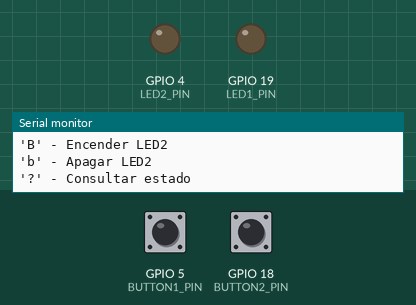
Recording of a sketch running on a simulated ESP32. On the bench: output pins drawn as LEDs (lit = HIGH), the last lines printed to the serial monitor. The test bench sets the inputs (shaded band); at power-on: GPIO 5 (BUTTON1_PIN) HIGH, GPIO 18 (BUTTON2_PIN) HIGH. Nothing arrives over Bluetooth unless stated.

Above: at 1.2 s.
1.3 s: GPIO 5 (BUTTON1_PIN) pulled LOW for 0.15 s
At 2.2 s:
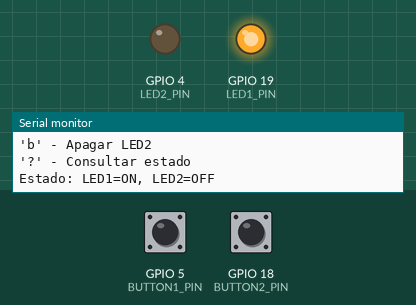
2.9 s: GPIO 18 (BUTTON2_PIN) pulled LOW for 0.15 s
At 3.4 s:
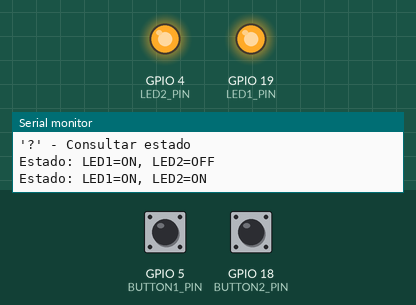
4.5 s: GPIO 5 (BUTTON1_PIN) pulled LOW for 1 s
At 5.9 s:
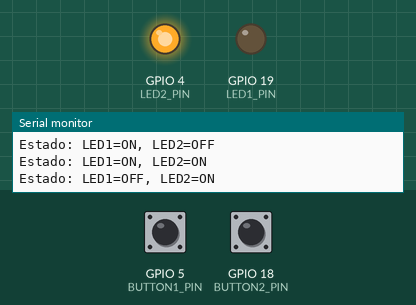
8.5 s: GPIO 18 (BUTTON2_PIN) pulled LOW for 1 s
At 9.6 s:
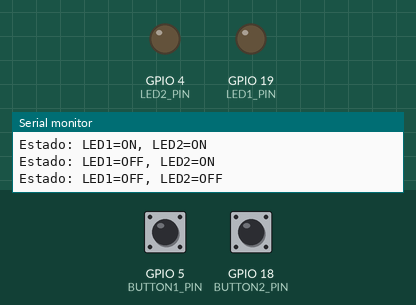
11.0 s: GPIO 18 (BUTTON2_PIN) pulled LOW for 3.2 s
At 11.9 s:
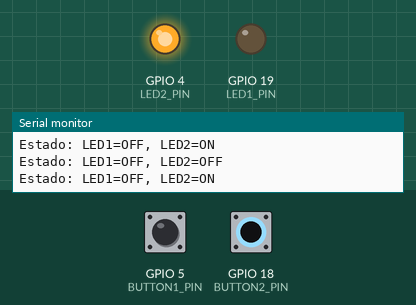
Timing chart, 0 to 14.0 s (numbered marks = the images above; inputs shaded):
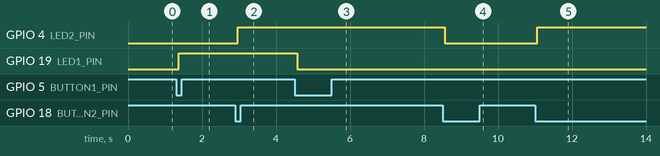

The sketch:

dos_led.ino
```cpp
#include "BluetoothSerial.h"

// Verificación de Bluetooth habilitado
#if !defined(CONFIG_BT_ENABLED) || !defined(CONFIG_BLUEDROID_ENABLED)
#error Bluetooth no está habilitado
#endif

// Verificación de comunicación serial Bluetooth
#if !defined(CONFIG_BT_SPP_ENABLED)
#error Comunicación Serial Bluetooth no habilitada
#endif

// Definición de pines
#define LED1_PIN 19      // LED 1
#define LED2_PIN 4      // LED 2
#define BUTTON1_PIN 5   // Botón para LED 1
#define BUTTON2_PIN 18  // Botón para LED 2

// Comandos Bluetooth
const char CMD_LED1_ON = 'A';
const char CMD_LED1_OFF = 'a';
const char CMD_LED2_ON = 'B';
const char CMD_LED2_OFF = 'b';
const char CMD_STATUS = '?';

BluetoothSerial SerialBT;

void setup() {
  // Inicialización de comunicación serial
  Serial.begin(115200);

  // Configuración de pines
  pinMode(LED1_PIN, OUTPUT);
  pinMode(LED2_PIN, OUTPUT);
  pinMode(BUTTON1_PIN, INPUT_PULLUP);
  pinMode(BUTTON2_PIN, INPUT_PULLUP);

  // Inicialización Bluetooth
  SerialBT.begin("ESP32 Control Dual");
  Serial.println("Dispositivo iniciado. Listo para conexión Bluetooth");
  printInstructions();

  // Estado inicial
  updateLEDs();
}

void loop() {
  // Control por Bluetooth
  handleBluetooth();

  // Control por botones físicos
  handleButtons();

  delay(20);
}

void handleBluetooth() {
  if (SerialBT.available()) {
    char receivedChar = (char)SerialBT.read();
    Serial.print("Comando BT recibido: ");
    Serial.println(receivedChar);

    switch(receivedChar) {
      case CMD_LED1_ON:
        digitalWrite(LED1_PIN, HIGH);
        sendStatus();
        break;
      case CMD_LED1_OFF:
        digitalWrite(LED1_PIN, LOW);
        sendStatus();
        break;
      case CMD_LED2_ON:
        digitalWrite(LED2_PIN, HIGH);
        sendStatus();
        break;
      case CMD_LED2_OFF:
        digitalWrite(LED2_PIN, LOW);
        sendStatus();
        break;
      case CMD_STATUS:
        sendStatus();
        break;
      default:
        SerialBT.println("Comando no válido");
        printInstructions();
    }
  }
}

void handleButtons() {
  // Control de botón para LED1
  if (digitalRead(BUTTON1_PIN) == LOW) {
    delay(50); // Anti-rebote
    digitalWrite(LED1_PIN, !digitalRead(LED1_PIN));
    sendStatus();
    while(digitalRead(BUTTON1_PIN) == LOW); // Espera a soltar el botón
  }

  // Control de botón para LED2
  if (digitalRead(BUTTON2_PIN) == LOW) {
    delay(50); // Anti-rebote
    digitalWrite(LED2_PIN, !digitalRead(LED2_PIN));
    sendStatus();
    while(digitalRead(BUTTON2_PIN) == LOW); // Espera a soltar el botón
  }
}

void updateLEDs() {
  // Actualiza el estado físico de los LEDs según sus pines
  // (Función para posibles expansiones)
}

void sendStatus() {
  String status = "Estado: LED1=";
  status += digitalRead(LED1_PIN) ? "ON" : "OFF";
  status += ", LED2=";
  status += digitalRead(LED2_PIN) ? "ON" : "OFF";

  SerialBT.println(status);
  Serial.println(status);
}

void printInstructions() {
  String instructions = "Comandos disponibles:\n";
  instructions += "'A' - Encender LED1\n";
  instructions += "'a' - Apagar LED1\n";
  instructions += "'B' - Encender LED2\n";
  instructions += "'b' - Apagar LED2\n";
  instructions += "'?' - Consultar estado";

  SerialBT.println(instructions);
  Serial.println(instructions);
}
```

Measured:
- after the input at 1.3 s, GPIO 19 (LED1_PIN): LOW → HIGH after 0.07 s
- after the input at 2.9 s, GPIO 4 (LED2_PIN): LOW → HIGH after 0.07 s
- after the input at 4.5 s, GPIO 19 (LED1_PIN): HIGH → LOW after 0.07 s
- after the input at 8.5 s, GPIO 4 (LED2_PIN): HIGH → LOW after 0.06 s
- after the input at 11.0 s, GPIO 4 (LED2_PIN): LOW → HIGH after 0.07 s
